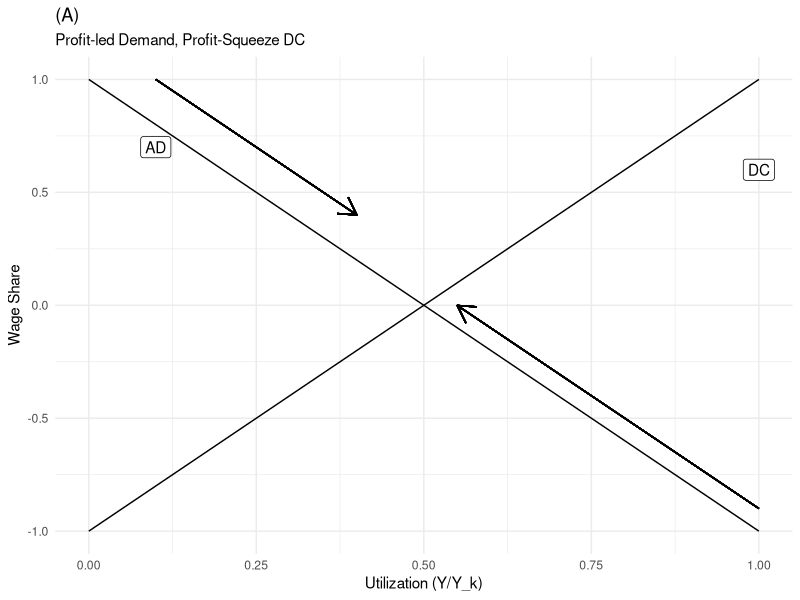
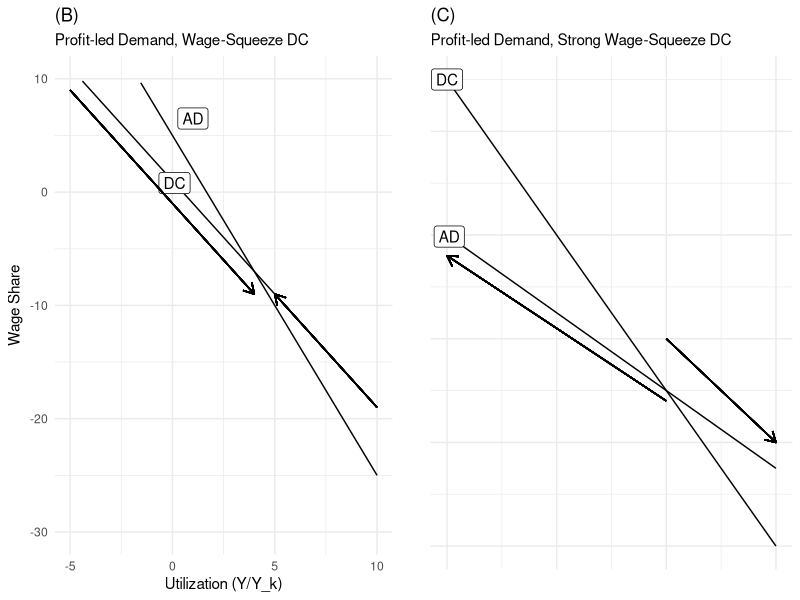

R code for these plots, in order:
## ---- chunk 1
#| message: false
#| warning: false
#| echo: false

library(tidyverse)

AD <- function(z, b, u) z + b*u  
DC <- function(z, b, u) z + b*u

scenario1 <- 
ggplot(data = tibble(u = 0:15))+
  aes(u = u)+
  stat_function(fun = AD, aes(x = u), args = list(z = 1, b = -2))+
  annotate(geom = "label", x = 0.1, y = 0.7, label = "AD")+
  stat_function(fun = DC, aes(x = u), args = list(z = -1, b = 2))+
  annotate(geom = "label", x = 1, y = 0.6, label = "DC")+
  theme_minimal()+
  xlim(0,1)+
  ylim(-1,1)+
  geom_segment(aes(x = 0.1, y = 1, xend = 0.4, yend = 0.4), arrow = arrow(length = unit(0.5, "cm")))+
  geom_segment(aes(x = 1, y = -0.9, xend = 0.55, yend = -0.001), arrow = arrow(length = unit(0.5, "cm")))+
  labs(title = "(A)",
       subtitle = "Profit-led Demand, Profit-Squeeze DC",
       x = "Utilization (Y/Y_k)", y = "Wage Share")




scenario2 <- 
ggplot(data = tibble(u = 0:15))+
  aes(u = u)+
  stat_function(fun = AD, aes(x = u), args = list(z = 1, b = -2))+
  annotate(geom = "label", x = 0.1, y = AD(u = 0.1, z = 1, b = -2), label = "DC")+
  stat_function(fun = DC, aes(x = u), args = list(z = 5, b = -3))+
  annotate(geom = "label", x = 1, y = DC(u=-0.5,z=5,b=-3), label = "AD")+
  theme_minimal()+
  labs(title = "(B)",
       subtitle = "Profit-led Demand, Wage-Squeeze DC",
       x = "Utilization (Y/Y_k)", y = "Wage Share")+
  xlim(-5,10)+
  ylim(-30, 10)+
   geom_segment(aes(x = -5, y = 9, xend = 4, yend = -9), arrow = arrow(length = unit(0.3, "cm")))+
  geom_segment(aes(x = 10, y = -19, xend = 5, yend = -9), arrow = arrow(length = unit(0.3, "cm")))

scenario3 <- 
ggplot(data = tibble(u = 0:15))+
  aes(u = u)+
  stat_function(fun = AD, aes(x = u), args = list(z = -10, b = -1.5))+
  annotate(geom = "label", x = 0.1, y = AD(u = 0.1, z = -10, b = -1.5), label = "AD")+
  stat_function(fun = DC, aes(x = u), args = list(z = 5, b = -3))+
  annotate(geom = "label", x = 0, y = DC(u=0,z=5,b=-2), label = "DC")+
  geom_segment(aes(x = 10, y = -26, xend = 0, yend = -12), arrow = arrow(length = unit(0.3, "cm")))+
  geom_segment(aes(x = 10, y = -20, xend = 15, yend = -30), arrow = arrow(length = unit(0.3, "cm")))+
  theme_minimal()+
  labs(title = "(C)",
       subtitle = "Profit-led Demand, Strong Wage-Squeeze DC",
       y = "", x = "")+
  theme(axis.ticks = element_blank(),
        axis.text = element_blank())

scenario1
## ---- chunk 2
#| echo: false
#| warning: false
#| message: false

cowplot::plot_grid(scenario2, scenario3)
